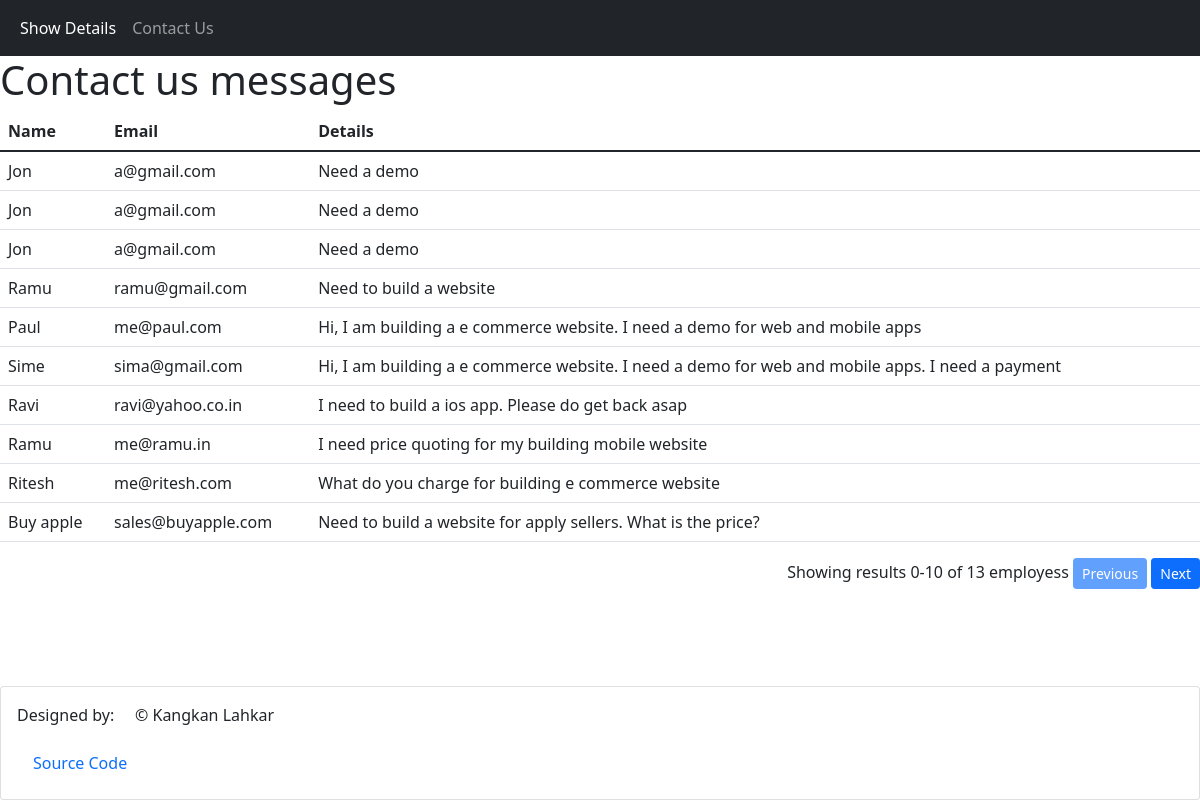
The page /contact_us_show/0 on the database its author committed.
### parking_app/models.py (models this page shows)
class ContactUs(models.Model):
    name = models.CharField(max_length=50)
    email = models.EmailField()
    details = models.CharField(max_length=100)

### parking_app/views.py (the view)
# urls.py: path("contact_us_show/<str:id>", views.contact_us_show, name="contact us show"),
def contact_us_show(request, id):
    i = int(id)
    multiplier=10
    show = ContactUs.objects.all()[i*multiplier:multiplier*(i+1)]
    count = ContactUs.objects.all().count()
    return render(request, 'contact_us_show.html', {'show':show,
                "count":count, "range":i, "next":(i+1), "prev":(i-1),
                "left":(multiplier*i), "right":(multiplier*(i+1))})

### templates/contact_us_show.html (shortened to what this page needs)
<html html lang="en">
    <head>
        <link href="https://cdn.jsdelivr.net/npm/bootstrap@5.1.3/dist/css/bootstrap.min.css" rel="stylesheet">
        <link rel="stylesheet" href="https://cdn.jsdelivr.net/npm/bootstrap-icons@1.7.0/font/bootstrap-icons.css">
        <link rel="stylesheet" href="https://cdnjs.cloudflare.com/ajax/libs/font-awesome/4.7.0/css/font-awesome.min.css">
    </head>
    <body>
        <nav class="navbar navbar-expand-lg navbar-dark bg-dark">
          <div class="container-fluid">
              <div class="collapse navbar-collapse" id="navbarSupportedContent">
              <ul class="navbar-nav me-auto mb-2 mb-lg-0">
                  <li class="nav-item">
                  <a class="nav-link active" href="#">Show Details</a>
                  </li>
                  <li class="nav-item">
                  <a class="nav-link" aria-current="page" href="/contact_us_add">Contact Us</a>
                  </li>
              </ul>
              </div>
          </div>
        </nav>
        <h1>Contact us messages </h1>
        <table class="table">
            <thead>
              <tr>
                <th scope="col">Name</th>
                <th scope="col">Email</th>
                <th scope="col">Details</th>
              </tr>
            </thead>
            <tbody>
              {% for i in show %}
                  <tr>
                      <td>{{ i.name }}</td>
                      <td>{{ i.email }}</td>
                      <td>{{ i.details }}</td>
                  </tr>
              {% endfor %}
            </tbody>
          </table>
          <div style="display:inline;float: right">
            <span>Showing results {{left}}-{{right}} of {{count}} employess </span>
            {% if left > 0 %}
            <a class="btn btn-sm btn-primary"  href="/contact_us_show/{{prev}}">Previous</span></a>
            {% else %}
            <a class="btn btn-sm btn-primary disabled"  href="#">Previous</span></a>
            {% endif %}
            {% if right < count %}
            <a class="btn btn-sm btn-primary" href="/contact_us_show/{{next}}">Next</span></a>
            {% else %}
            <a class="btn btn-sm btn-primary disabled" href="#">Next</span></a>
            {% endif %}
          </div>
          <div>
            <div class="card mt-5 fixed-bottom">
                <div class="card-body">
                    <p>Designed by: &nbsp; &nbsp; &copy; Kangkan Lahkar</p>
                    <a class="nav-link" aria-current="page" href="https://github.com/kangkan1/parking">Source Code</a>
                </div>
            </div>
        </div>
    </body>
</html>

### rows shown on the page
ContactUs: name "Jon", email "a@gmail.com", details "Need a demo"
ContactUs: name "Jon", email "a@gmail.com", details "Need a demo"
ContactUs: name "Jon", email "a@gmail.com", details "Need a demo"
ContactUs: name "Ramu", email "ramu@gmail.com", details "Need to build a website"
ContactUs: name "Paul", email "me@paul.com", details "Hi, I am building a e commerce website. I need a demo for web and mobile apps"
ContactUs: name "Sime", email "sima@gmail.com", details "Hi, I am building a e commerce website. I need a demo for web and mobile apps. I need a payment"
ContactUs: name "Ravi", email "ravi@yahoo.co.in", details "I need to build a ios app. Please do get back asap"
ContactUs: name "Ramu", email "me@ramu.in", details "I need price quoting for my building mobile website"
ContactUs: name "Ritesh", email "me@ritesh.com", details "What do you charge for building e commerce website"
ContactUs: name "Buy apple", email "sales@buyapple.com", details "Need to build a website for apply sellers. What is the price?"

### other values the page prints
{{ left }} "0"
{{ right }} "10"
{{ count }} "13"
